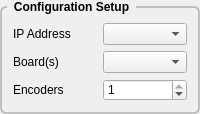
         <widget class="QGroupBox" name="gridGroupBox">
          <property name="styleSheet">
           <string notr="true">QGroupBox {
    font: bold;
    border: 2px solid silver;
    border-radius: 6px;
    margin-top: 6px;
}

QGroupBox::title {
    subcontrol-origin: margin;
    left: 7px;
    padding: 0px 5px 0px 5px;
}</string>
          </property>
          <property name="title">
           <string>Configuration Setup</string>
          </property>
          <layout class="QGridLayout" name="gridLayout_26">
           <property name="topMargin">
            <number>15</number>
           </property>
           <item row="2" column="1">
            <widget class="QSpinBox" name="encodersSB">
             <property name="minimum">
              <number>0</number>
             </property>
             <property name="maximum">
              <number>1</number>
             </property>
             <property name="value">
              <number>1</number>
             </property>
            </widget>
           </item>
           <item row="0" column="1">
            <widget class="QComboBox" name="ipAddressCB"/>
           </item>
           <item row="1" column="1">
            <widget class="QComboBox" name="boardsCB"/>
           </item>
           <item row="2" column="0">
            <widget class="QLabel" name="label_34">
             <property name="text">
              <string>Encoders</string>
             </property>
            </widget>
           </item>
           <item row="1" column="0">
            <widget class="QLabel" name="label_32">
             <property name="text">
              <string>Board(s)</string>
             </property>
            </widget>
           </item>
           <item row="0" column="0">
            <widget class="QLabel" name="label_27">
             <property name="text">
              <string>IP Address</string>
             </property>
            </widget>
           </item>
          </layout>
         </widget>
